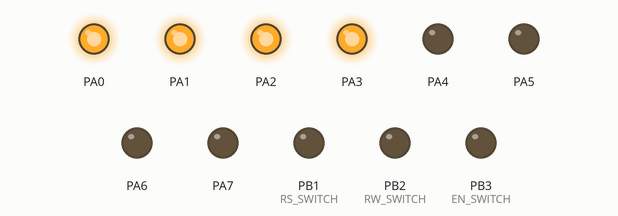
This program was run on a simulated ATmega32, built with avr-gcc and emulated at 16 MHz. On the bench: output pins drawn as LEDs (lit = HIGH). At 0.5 s the program stops and its outputs stay as they are.

Above: at 0.6 s.
Timing chart, 0 to 2.0 s (numbered marks = the images above):
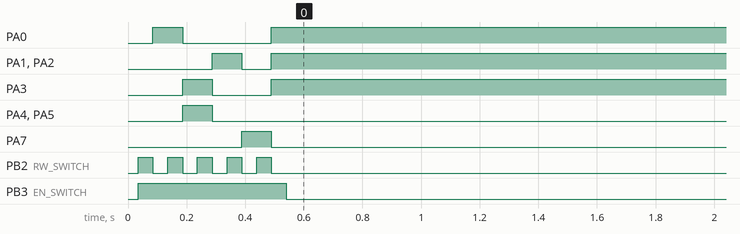

Measured:
- by itself, PA0: LOW → HIGH at 0.09 s, → LOW 0.10 s later, → HIGH 0.30 s later
- by itself, PA1, PA2: LOW → HIGH at 0.29 s, → LOW 0.10 s later, → HIGH 0.10 s later
- by itself, PA3: LOW → HIGH at 0.19 s, → LOW 0.10 s later, → HIGH 0.20 s later
- by itself, PA4, PA5: LOW → HIGH at 0.19 s, → LOW 0.10 s later
- by itself, PA7: LOW → HIGH at 0.39 s, → LOW 0.10 s later
- by itself, PB2 (RW_SWITCH): alternates HIGH for 0.05 s and LOW for 0.05 s, 10 changes in all, then stays LOW
- by itself, PB3 (EN_SWITCH): LOW → HIGH at 0.04 s, → LOW 0.51 s later

The program:

main.c
```c
#define F_CPU 16000000
#include <util/delay.h>
#include "DIO.h"
#include "USART.h"
#include "SPI.h"
#include "LCD.h"


//#define SPI_Act_As_Master
#define SPI_Act_As_Slave


char ch ;

void SPI_Call_INIT(void)
{
	#ifdef SPI_Act_As_Slave
	MCAL_SPI_ReceiveData(&ch,Enabled);
	MCAL_USART_SendData( &ch , Enable);
	#endif
}


int main(void)
{
	/* Replace with your application code */
	LCD_INIT();
	USART_CONFIG usart_cfg;

	usart_cfg.Baud_Rate = USART_BAUD_RATE_9600;
	usart_cfg.Mode = USART_MODE_TX_RX;
	usart_cfg.Operating_Mode = USART_Operating_Mode_Asynch_Normal;
	usart_cfg.Data_Bits = USART_DATA_BITS_8;
	usart_cfg.Stop_Bits = USART_STOP_BITS_1;
	usart_cfg.Parity = USART_PARITY_NONE;
	usart_cfg.IRQ_EN = USART_IRQ_ENABLE_NONE;
	usart_cfg.P_IRQ_CALL = NULL;

	MCAL_USART_Init(&usart_cfg);

	SPI_CONFIG SPI_Conf ;

	SPI_Conf.BaudRate_Prescalers = SPI_BaudRate_Prescalers_4 ;
	SPI_Conf.Data_Order = SPI_Data_Order_MSB_Transmitted_First ;
	SPI_Conf.IRQ_EN = SPI_IRQ_ENABLE_Enable ;
	SPI_Conf.P_IRQ_CALL = SPI_Call_INIT ;
	SPI_Conf.Phase = SPI_Phase_Data_Latched_On_First_Clock ;
	SPI_Conf.Polarity = SPI_Polarity_Low_level_idle_state ;
	SPI_Conf.Speed_Communication = SPI_Speed_Communication_Normal ;

	#ifdef SPI_Act_As_Master
	SPI_Conf.MODE = SPI_MODE_Master ;
	MCAL_SPI_Set_Master_Pin();
	#endif

	#ifdef SPI_Act_As_Slave
	SPI_Conf.MODE = SPI_MODE_Slave ;
	MCAL_SPI_Set_Slave_Pin() ;
	#endif

	MCAL_SPI_Init(&SPI_Conf) ;


	while (1)
	{
		#ifdef SPI_Act_As_Master
		MCAL_USART_ReceiveData(&ch , Enable) ;
		MCAL_USART_SendData( &ch , Enable);
		MCAL_SPI_SendData( &ch ,Enabled);
		#endif
	}
}
```

LCD.h
```c
/*
 * LCD.h
 *
 * Created: 10/30/2023 1:22:07 PM
 *  Author: Hassan
 */


#ifndef LCD_H_
#define LCD_H_

#include <avr/io.h>
#include <util/delay.h>

#define LCD_PORT PORTA
#define DataDir_LCD_PORT DDRA
#define LCD_CTRL PORTB
#define DataDir_LCD_CTRL DDRB
#define RS_SWITCH 1
#define RW_SWITCH 2
#define EN_SWITCH 3
#define DATA_shift 0 // in 8 bit mode 0 and in 4 bit mode 4

#define EIGHT_BIT_MODE
//#define FOUR_BIT_MODE

#define LCD_FUNCTION_8BIT_2LINES   					(0x38)
#define LCD_FUNCTION_4BIT_2LINES   					(0x28)
#define LCD_MOVE_DISP_RIGHT       					(0x1C)
#define LCD_MOVE_DISP_LEFT   						(0x18)
#define LCD_MOVE_CURSOR_RIGHT   					(0x14)
#define LCD_MOVE_CURSOR_LEFT 	  					(0x10)
#define LCD_DISP_OFF   								(0x08)
#define LCD_DISP_ON_CURSOR   						(0x0E)
#define LCD_DISP_ON_CURSOR_BLINK   					(0x0F)
#define LCD_DISP_ON_BLINK   						(0x0D)
#define LCD_DISP_ON   								(0x0C)
#define LCD_ENTRY_DEC   							(0x04)
#define LCD_ENTRY_DEC_SHIFT   						(0x05)
#define LCD_ENTRY_INC_   							(0x06)
#define LCD_ENTRY_INC_SHIFT   						(0x07)
#define LCD_BEGIN_AT_FIRST_ROW						(0x80)
#define LCD_BEGIN_AT_SECOND_ROW						(0xC0)
#define LCD_CLEAR_SCREEN							(0x01)
#define LCD_ENTRY_MODE								(0x06)


void LCD_INIT();
void LCD_WRITE_COMMAND(unsigned char command);
void LCD_WRITE_CHAR(unsigned char character);
void LCD_WRITE_STRING(char* string);
void LCD_check_lcd_isbusy(void);
void LCD_lcd_kick(void);
void LCD_clear_screen();
void LCD_GOTO_XY(unsigned char line, unsigned char position);


#endif /* LCD_H_ */
```

LCD.c
```c
/*
 * LCD.c
 *
 * Created: 10/30/2023 1:22:15 PM
 *  Author: Hassan
 */
#include "LCD.h"

void LCD_clear_screen(){
	LCD_WRITE_COMMAND(LCD_CLEAR_SCREEN);
}

void LCD_lcd_kick(){
	LCD_CTRL |= (1 << EN_SWITCH);
	_delay_ms(50);
	LCD_CTRL &= ~(1 << EN_SWITCH);
}

void LCD_GOTO_XY(unsigned char line, unsigned char position){
	if (line == 1)
	{
		if (position < 16 && position >= 0)
		{
			LCD_WRITE_COMMAND(LCD_BEGIN_AT_FIRST_ROW+position);
		}
	}
	if (line == 2)
	{
		if (position < 16 && position >= 0)
		{
			LCD_WRITE_COMMAND(LCD_BEGIN_AT_SECOND_ROW+position);
		}
	}
}

void LCD_INIT(){
	_delay_ms(20);
	DataDir_LCD_CTRL |= (1<<EN_SWITCH | 1<<RS_SWITCH | 1<<RW_SWITCH);
	LCD_CTRL &= ~ (1<<EN_SWITCH | 1<<RS_SWITCH | 1<<RW_SWITCH);
	DataDir_LCD_PORT = 0xFF;
	_delay_ms(15);
	LCD_clear_screen();
	#ifdef EIGHT_BIT_MODE
	LCD_WRITE_COMMAND(LCD_FUNCTION_8BIT_2LINES);
	#endif
	#ifdef FOUR_BIT_MODE
	//LCD_WRITE_COMMAND(0x02);		/* send for 4 bit initialization of LCD  */
	//LCD_WRITE_COMMAND(0x28);              /* 2 line, 5*7 matrix in 4-bit mode */
	//LCD_WRITE_COMMAND(0x0c);              /* Display on cursor off*/
	//LCD_WRITE_COMMAND(0x06);              /* Increment cursor (shift cursor to right)*/
	//LCD_WRITE_COMMAND(0x01);
	LCD_WRITE_COMMAND(0x02);
	LCD_WRITE_COMMAND(LCD_FUNCTION_4BIT_2LINES);
	#endif
	LCD_WRITE_COMMAND(LCD_ENTRY_MODE);
	LCD_WRITE_COMMAND(LCD_BEGIN_AT_FIRST_ROW);
	LCD_WRITE_COMMAND(LCD_DISP_ON_CURSOR_BLINK);
}

void LCD_check_lcd_isbusy(){
	DataDir_LCD_PORT &= ~(0xFF<<DATA_shift);
	LCD_CTRL |= (1 << RW_SWITCH);
	LCD_CTRL &= ~(1 << RS_SWITCH);
	LCD_lcd_kick();
	DataDir_LCD_PORT |= (0xFF<<DATA_shift);
	LCD_CTRL &= ~(1 << RW_SWITCH);

}


void LCD_WRITE_COMMAND(unsigned char command){
	#ifdef EIGHT_BIT_MODE
	LCD_check_lcd_isbusy();
	LCD_PORT = command;
	LCD_CTRL &= ~((1 << RS_SWITCH) | (1<<RW_SWITCH));
	_delay_ms(1);
	LCD_lcd_kick();
	#endif
	#ifdef FOUR_BIT_MODE
	LCD_check_lcd_isbusy();
	LCD_PORT = (LCD_PORT & 0x0F) | (command & 0xF0);
	LCD_CTRL &= ~ ((1<<RW_SWITCH)|(1<<RS_SWITCH));
	LCD_lcd_kick ();
	LCD_PORT = (LCD_PORT & 0x0F) | (command << 4);
	LCD_CTRL &= ~ ((1<<RW_SWITCH)|(1<<RS_SWITCH));
	LCD_lcd_kick();
	#endif
}

void LCD_WRITE_CHAR(unsigned char character){
	#ifdef EIGHT_BIT_MODE
	LCD_check_lcd_isbusy();
	LCD_PORT = character;
	LCD_CTRL &= ~(1 << RW_SWITCH);
	LCD_CTRL |= (1 << RS_SWITCH);
	_delay_ms(1);
	LCD_lcd_kick();
	#endif
	#ifdef FOUR_BIT_MODE
	//LCD_check_lcd_isbusy();
	LCD_PORT = (LCD_PORT & 0x0F) | (character & 0xF0);
	LCD_CTRL |= 1<<RS_SWITCH; //turn RS ON for Data mode.
	LCD_CTRL &= ~ (1<<RW_SWITCH);//turn RW off so you can write.
	LCD_lcd_kick();
	LCD_PORT = (LCD_PORT & 0x0F) | (character << 4);
	LCD_CTRL |= 1<<RS_SWITCH; //turn RS ON for Data mode.
	LCD_CTRL &= ~ (1<<RW_SWITCH);//turn RW off so you can write.
	LCD_lcd_kick ();
	#endif
}

void LCD_WRITE_STRING(char* string){
	int count = 0;
	while (*string > 0){
		count++;
		LCD_WRITE_CHAR(*string++);
		if (count == 16)
		{
			LCD_GOTO_XY(2,0);
		}
		else if (count == 32)
		{
			LCD_clear_screen();
			LCD_GOTO_XY(1,0);
			count = 0;
		}
	}
}
```

DIO.c
```c
#include "DIO.h"


void MCAL_GPIO_Init (GPIO_typedef* GPIOX , GPIO_PIN_CONFIG * pinconfig){

	if(pinconfig->GPIO_Mode == GPIO_MODE_INPUT_FLOAT){
		GPIOX->DDR &= ~(pinconfig->GPIO_Pin_Number);
		GPIOX->PORT &= ~(pinconfig->GPIO_Pin_Number);
	}
	else if(pinconfig->GPIO_Mode == GPIO_MODE_INPUT_PU){
		GPIOX->DDR &= ~(pinconfig->GPIO_Pin_Number);
		GPIOX->PORT |= (pinconfig->GPIO_Pin_Number);
	}
	else{
		GPIOX->DDR |= (pinconfig->GPIO_Pin_Number);
		GPIOX->PORT &= ~(pinconfig->GPIO_Pin_Number);
	}
}


void MCAL_GPIO_DeInit (GPIO_typedef* GPIOX ){
	GPIOX->DDR = 0x00;
	GPIOX->PORT = 0x00;
}

uint8_t MCAL_GPIO_ReadPin(GPIO_typedef* GPIOX , uint8_t PinNumber){
	if (GPIOX->PIN & PinNumber){
		return 1;
	}
	else{
		return 0;
	}
}


uint8_t MCAL_GPIO_ReadPort(GPIO_typedef* GPIOX ){
	return GPIOX->PIN;
}

void MCAL_GPIO_WritePin(GPIO_typedef* GPIOX , uint8_t PinNumber, uint8_t value){
	if(value){
		GPIOX->PORT |= PinNumber;
	}
	else{
		GPIOX->PORT &= ~PinNumber;
	}
}

void MCAL_GPIO_WritePort(GPIO_typedef* GPIOX , uint8_t value){
	GPIOX->PORT = value;
}

void MCAL_GPIO_togglePin(GPIO_typedef* GPIOX , uint8_t PinNumber){
	GPIOX->PORT ^= PinNumber;
}
```

ATmega32.h
```c
/*
 * ATmega32.h
 *
 * Created: 10/30/2023 9:27:28 AM
 *  Author: Hassan
 */


#ifndef ATMEGA32_H_
#define ATMEGA32_H_

#define FR_CPU 16000000
//-----------------------
//Includes
//-----------------------

#include "stdlib.h"
#include "stdint.h"

//-----------------------------
//Base addresses for Peripherals
//-----------------------------

#define GPIOA_BASE                 0x39
#define GPIOB_BASE                 0x36
#define GPIOC_BASE                 0x33
#define GPIOD_BASE                 0x30

#define USART_BASE                 0x29

#define SPI_BASE                   0x2D

#define UCSRC					*((volatile uint8_t*)0x40)  //USART

#define SREG					*((volatile uint8_t*)0x5F)  // Global Interrupt Enable (bit number 7 )

#define GICR					*((volatile uint8_t*)0x5B)  //  Interrupt Enable (bit number 7 and 6 and 5 )


//-*-*-*-*-*-*-*-*-*-*-*-*-*-*-*-*-*-*-*-*-*-*-*-*-*-*-*-*
//Peripheral registers
//-*-*-*-*-*-*-*-*-*-*-*-*-*-*-*-*-*-*-*-*-*-*-*-*-*-*-*-*

//-*-*-*-*-*-*-*-*-*-*-*-*-*-
//Peripheral register: GPIO
//-*-*-*-*-*-*-*-*-*-*-*-*-*-

typedef struct{
	uint8_t   PIN;
	uint8_t   DDR;
	uint8_t   PORT;

}GPIO_typedef;


//-*-*-*-*-*-*-*-*-*-*-*-*-*-
//Peripheral register: USART
//-*-*-*-*-*-*-*-*-*-*-*-*-*-

typedef struct{
	uint8_t   UBRRL;
	uint8_t   UCSRB;
	uint8_t   UCSRA;
	uint8_t   UDR;

}USART_typedef;

//-*-*-*-*-*-*-*-*-*-*-*-*-*-
//Peripheral register: SPI
//-*-*-*-*-*-*-*-*-*-*-*-*-*-


typedef struct{
	uint8_t   SPCR;
	uint8_t   SPSR;
	uint8_t   SPDR;

}SPI_typedef;


//-*-*-*-*-*-*-*-*-*-*-*-
//Peripheral Instants:
//-*-*-*-*-*-*-*-*-*-*-*

#define GPIOA		((GPIO_typedef*)GPIOA_BASE)
#define GPIOB		((GPIO_typedef*)GPIOB_BASE)
#define GPIOC		((GPIO_typedef*)GPIOC_BASE)
#define GPIOD		((GPIO_typedef*)GPIOD_BASE)


#define USART		((USART_typedef*)USART_BASE)

#define SPI		    ((SPI_typedef*)SPI_BASE)


//-*-*-*-*-*-*-*-*-*-*-*-
//EXTI Enable Macros:
//-*-*-*-*-*-*-*-*-*-*-*
#define EXTI_GLOBAL_Enable()							(SREG |=1<<7)
#define EXTI_INT1_Enable()								(GICR |=1<<7)
#define EXTI_INT0_Enable()								(GICR |=1<<6)
#define EXTI_INT2_Enable()								(GICR |=1<<5)

//-*-*-*-*-*-*-*-*-*-*-*-
//EXTI Disable Macros:
//-*-*-*-*-*-*-*-*-*-*-*
#define EXTI_GLOBAL_Disable()							(SREG &=~(1<<7))
#define EXTI_INT1_Disable()								(GICR &=~(1<<7))
#define EXTI_INT0_Disable()								(GICR &=~(1<<6))
#define EXTI_INT2_Disable()								(GICR &=~(1<<5))


#endif /* ATMEGA32_H_ */
```

DIO.h
```c
/*
 * DIO.h
 *
 * Created: 10/30/2023 9:28:18 AM
 *  Author: Hassan
 */


#ifndef DIO_H_
#define DIO_H_

#include "Utils.h"
#include "Atmega32.h"

//-----------------------------
//Config structures
//-----------------------------

typedef struct{

	uint8_t     GPIO_Pin_Number;        //Specifies the GPIO Pins to be configured
										//This parameter must be set based on @ref GPIO_PINS_define

	uint8_t     GPIO_Mode;              //Specifies the Operating mode for the selected pins
	                                    //This parameter can be a value of @ref GPIO_MODE_define
}GPIO_PIN_CONFIG;


//--------------------------------------------------------
//Macros Configuration References
//--------------------------------------------------------

//@ref GPIO_PINS_define

#define  GPIO_PIN0     (uint8_t)(0x01)
#define  GPIO_PIN1     (uint8_t)(0x02)
#define  GPIO_PIN2     (uint8_t)(0x04)
#define  GPIO_PIN3     (uint8_t)(0x08)
#define  GPIO_PIN4     (uint8_t)(0x10)
#define  GPIO_PIN5     (uint8_t)(0x20)
#define  GPIO_PIN6     (uint8_t)(0x40)
#define  GPIO_PIN7     (uint8_t)(0x80)


//@ ref  GPIO_MODE_define

#define GPIO_MODE_INPUT_FLOAT		0
#define GPIO_MODE_INPUT_PU			1
#define GPIO_MODE_OUTPUT			2


/*
 * ===============================================
 * APIs Supported by "MCAL GPIO DRIVER"
 * ===============================================
 */

void MCAL_GPIO_Init (GPIO_typedef* GPIOX , GPIO_PIN_CONFIG * pinconfig);
void MCAL_GPIO_DeInit (GPIO_typedef* GPIOX );

uint8_t MCAL_GPIO_ReadPin(GPIO_typedef* GPIOX , uint8_t PinNumber);
uint8_t MCAL_GPIO_ReadPort(GPIO_typedef* GPIOX );

void MCAL_GPIO_WritePin(GPIO_typedef* GPIOX , uint8_t PinNumber, uint8_t value);
void MCAL_GPIO_WritePort(GPIO_typedef* GPIOX , uint8_t value);

void MCAL_GPIO_togglePin(GPIO_typedef* GPIOX , uint8_t PinNumber);


#endif
```

SPI.h
```c
/*
 * SPI.h
 *
 * Created: 10/31/2023 11:15:53 AM
 *  Author: Hassan
 */


#ifndef SPI_H_
#define SPI_H_

#include "ATmega32.h"

typedef struct
{
	uint8_t MODE 			 	; 			//specified the SPI (Master / slave) to be configured .
											//this parameter must be set based on  @ ref  SPI_MODE_Define

	uint8_t BaudRate_Prescalers;	 		//specified the baudrate prescalers .
											//this parameter must be set based on  @ ref  SPI_BaudRate_Prescalers_Define

	uint8_t Speed_Communication;			//specified the Speed_Communication	  .
											//this parameter must be set based on  @ ref  SPI_Speed_Communication_Define

	uint8_t Polarity			;			//specified the Polarity  .
											//this parameter must be set based on  @ ref  SPI_Polarity_Define

	uint8_t Phase	   			;			//specified the Phase.
											//this parameter must be set based on  @ ref  SPI_Phase_Define

	uint8_t Data_Order	   		;			//specified the Programmable data order with MSB-first or LSB-first shifting .
											//this parameter must be set based on  @ ref  SPI_Data_Order_Define

	uint8_t IRQ_EN				;			//specified the interrupt (disable or enable )  .
											//this parameter must be set based on  @ ref  SPI_IRQ_ENABLE_Define

	void (*P_IRQ_CALL)()		;     		// set the function which will be call at IRQ happen

}SPI_CONFIG;

enum SPI_polling_mechanism
{
	Enabled ,
	Disabled
};

//=========================================================================

//-----------------------------
//Macros Configuration References
//-----------------------------


// @ ref  SPI_MODE_Define
#define SPI_MODE_Master										(1<<4)
#define SPI_MODE_Slave										~(1<<4)

//@ ref  SPI_BaudRate_Prescalers_Define
/*
Bits 5:3 BR[2:0]: Baud rate control
00: fPCLK/4
01: fPCLK/16
10: fPCLK/64
11: fPCLK/128
 */
#define SPI_BaudRate_Prescalers_4							(uint8_t)(~(3<<0))
#define SPI_BaudRate_Prescalers_16							(uint8_t)(1<<0)
#define SPI_BaudRate_Prescalers_64							(uint8_t)(2<<0)
#define SPI_BaudRate_Prescalers_128							(uint8_t)(3<<0)

//@ ref  SPI_Speed_Communication_Define
#define SPI_Speed_Communication_Normal						(uint8_t)(~(1<<0))
#define SPI_Speed_Communication_Double_Speed				(uint8_t)(1<<0)

// @ ref  SPI_Polarity_Define
#define SPI_Polarity_Low_level_idle_state					(uint8_t)(~(1<<3))
#define SPI_Polarity_High_level_idle_state					(uint8_t)(1<<3)

//@ ref  SPI_Phase_Define
#define SPI_Phase_Data_Latched_On_Second_Clock				(uint8_t)(1<<2)
#define SPI_Phase_Data_Latched_On_First_Clock				(uint8_t)(~(1<<2))

//@ ref  SPI_Data_Order_Define
#define SPI_Data_Order_MSB_Transmitted_First				(uint8_t)(~(1<<5))
#define SPI_Data_Order_LSB_Transmitted_First				(uint8_t)(1<<5)

//@ ref  SPI_IRQ_ENABLE_Define
#define SPI_IRQ_ENABLE_Enable								(uint8_t)(1<<7)
#define SPI_IRQ_ENABLE_Disable								(uint8_t)(~(1<<7))

#define SPI_Enable()										(uint8_t)(1<<6)
#define SPI_Disable()										(uint8_t)(~(1<<6))
//============================================================================

/*
* ===============================================
* APIs Supported by "MCAL GPIO DRIVER"
* ===============================================
*/
void MCAL_SPI_Init(SPI_CONFIG* USART_Config );
void MCAL_SPI_DeInit( void );
void MCAL_SPI_Set_Master_Pin( void );
void MCAL_SPI_ReceiveData( uint8_t* PRXBuffer , enum SPI_polling_mechanism polling_EN);
void MCAL_SPI_SendData( uint8_t* PTXBuffer , enum SPI_polling_mechanism polling_EN);
void MCAL_SPI_Receive_Send_Data( uint8_t* PRXBuffer , enum SPI_polling_mechanism polling_EN);
void MCAL_SPI_Set_Slave_Pin( void );
//===============================================================================


#endif /* SPI_H_ */
```

UTILS.h
```c
/*
 * UTILS.h
 *
 * Created: 10/30/2023 9:28:00 AM
 *  Author: Hassan
 */


#ifndef UTILS_H_
#define UTILS_H_

#define Set_Bit(PORT,Bit)       PORT |=  (1<<Bit)		// Set pin
#define Reset_Bit(PORT,Bit)     PORT &= ~(1<<Bit)		// Reset pin
#define Toggle_Bit(PORT,Bit)    PORT ^=  (1<<Bit)		// Toggle pin
#define Read_Bit(PORT,Bit)      ((PORT >> Bit) & 1)		// Read from pin


#endif /* UTILS_H_ */
```

Source omitted: USART.h (4181 bytes), SPI.c (4652 bytes), USART.c (4721 bytes)
